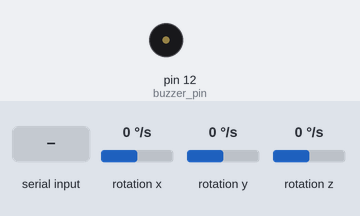
Recording of a sketch running on a simulated Arduino Uno, built with avr-gcc and run on an emulated ATmega328P. On the bench: buzzer (waves = sounding, pin HIGH). Wiring (inferred from the names in the program): MPU-6050 motion sensor at I2C address 0x68. The test bench sets the inputs (shaded band); at power-on: rotation x 0 °/s, rotation y 0 °/s, rotation z 0 °/s. What the sketch prints to the serial monitor is not drawn.

Above: at 1.2 s.
1.3 s: "E" received over Serial
2.9 s: rotation x set to -192 °/s
5.0 s: rotation x set to 100 °/s
Timing chart, 0 to 8.0 s (numbered marks = the images above; inputs shaded):
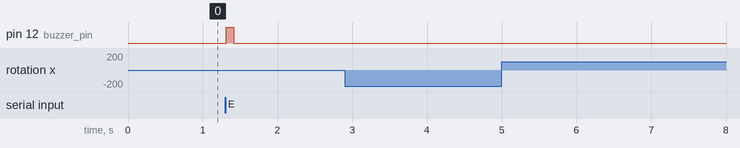

The sketch:

gyro-serial-FINAL.ino
```cpp
#include <Wire.h>

const int MPU_addr = 0x68;  // I2C address of the MPU-6050
const int buzzer_pin = 12;

// Raw gyro values
int16_t GyX, GyY, GyZ;

// Dead zone threshold to prevent noise
const int threshold = 7000;

void beep() {
  digitalWrite(buzzer_pin, HIGH);
  delay(100);
  digitalWrite(buzzer_pin, LOW);
}

void setup() {
  Wire.begin();
  Wire.beginTransmission(MPU_addr);
  Wire.write(0x6B);   // Power management register
  Wire.write(0);      // Wake up MPU6050
  Wire.endTransmission(true);

  pinMode(buzzer_pin, OUTPUT);
  Serial.begin(9600);
}

void loop() {
  // Request gyro registers (start at 0x43)
  Wire.beginTransmission(MPU_addr);
  Wire.write(0x43);
  Wire.endTransmission(false);
  Wire.requestFrom(MPU_addr, 6, true);  // 3 axes * 2 bytes each

  GyX = Wire.read() << 8 | Wire.read();  // X-axis rotation
  GyY = Wire.read() << 8 | Wire.read();  // Y-axis rotation
  GyZ = Wire.read() << 8 | Wire.read();  // Z-axis rotation

  // Determine direction based on gyro tilt
  // Positive X tilt → move right, Negative X tilt → move left
  // Positive Y tilt → move up, Negative Y tilt → move down
  if (GyX > threshold)
    Serial.write('a');   // tilt right
  else if (GyX < -threshold)
    Serial.write('d');   // tilt left
  else if (GyY > threshold)
    Serial.write('w');   // tilt up
  else if (GyY < -threshold)
    Serial.write('s');   // tilt down

  // Listen for Python signal to beep
  if (Serial.available()) {
    char ch = Serial.read();
    if (ch == 'E') beep();
  }

  delay(100);
}
```

Measured:
- after the input at 1.3 s, pin 12 (buzzer_pin): LOW → HIGH at once, → LOW 0.10 s later
- after the input at 2.9 s, every drawn part: stays the same
- after the input at 5.0 s, every drawn part: stays the same
